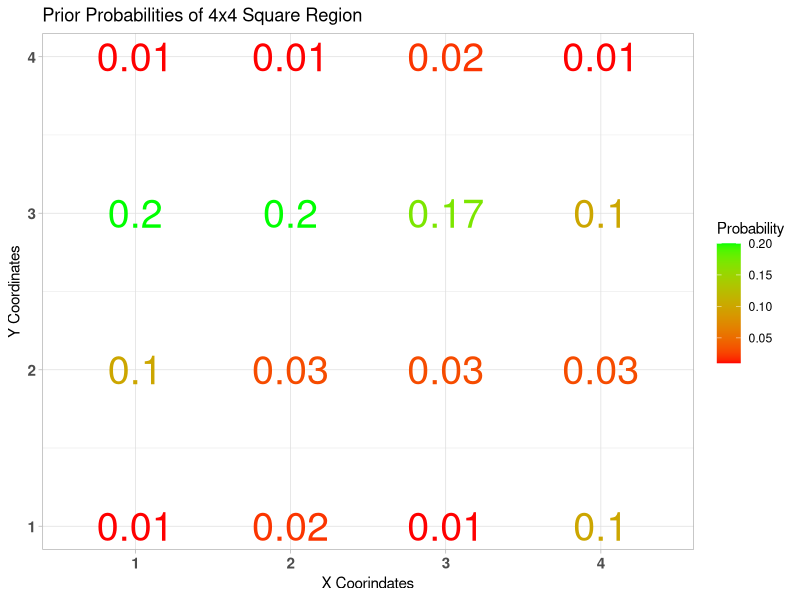
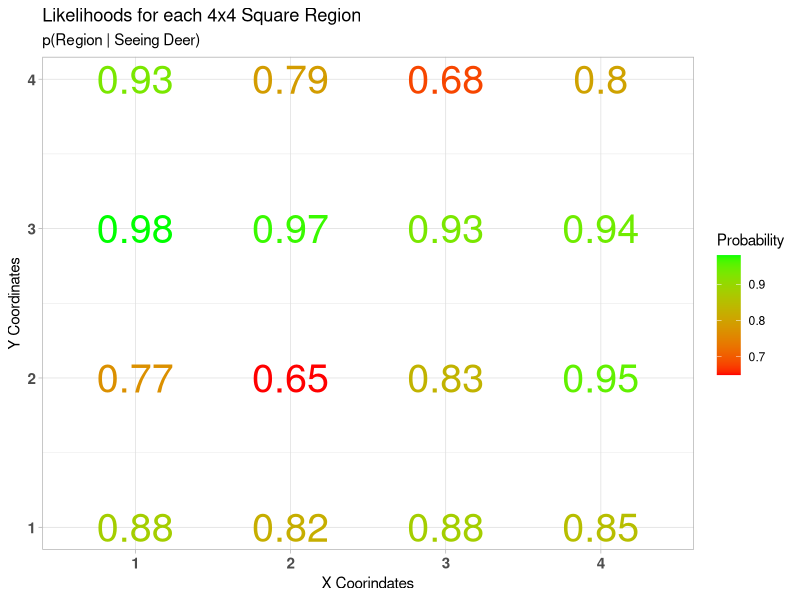
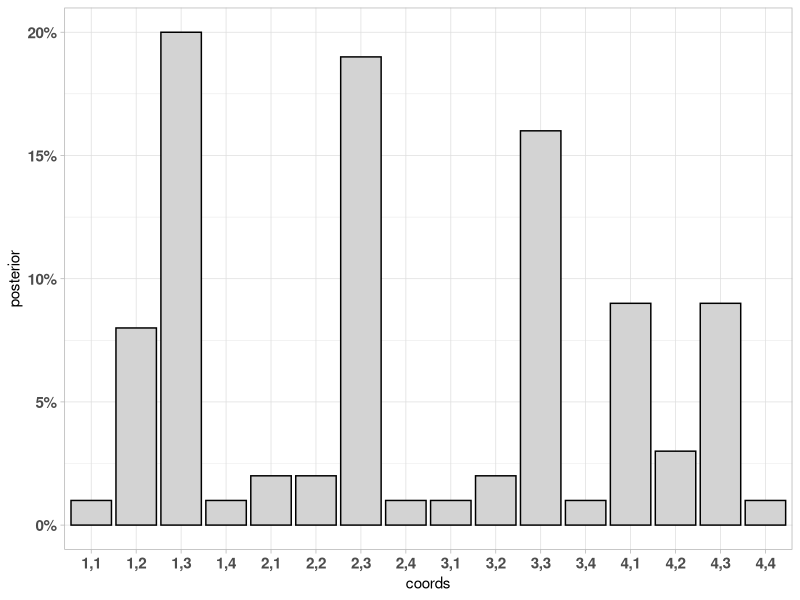
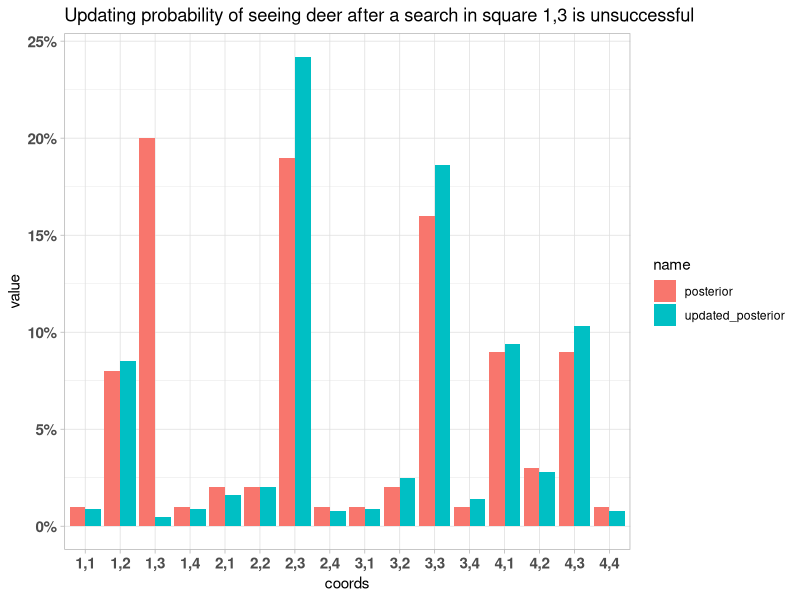
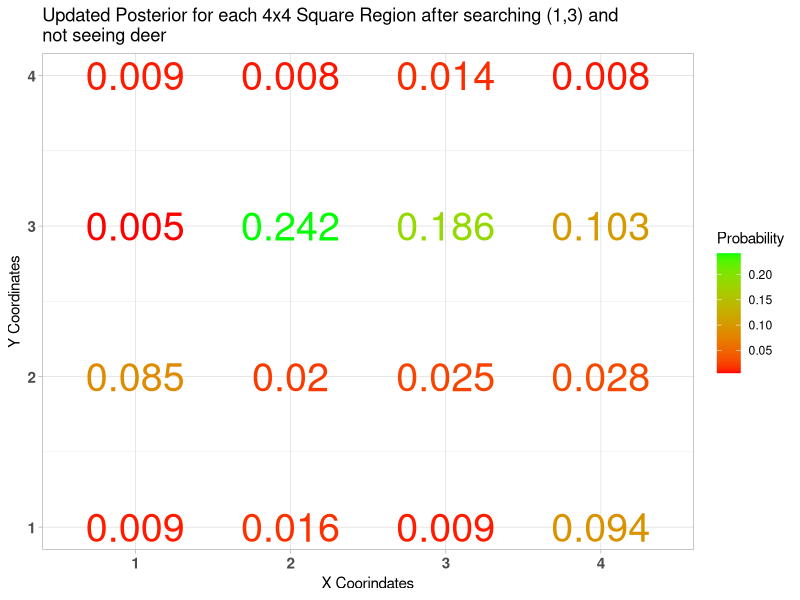

Write R code to recreate these figures, in order.
## ---- chunk 1
library(tidyverse)

theme_set(theme_light())

# priors for each square region looks like this
matrix(data = c(0.01, 0.02, 0.01, 0.1, 0.1, 0.03, 0.03, 0.03, 
                0.2, 0.2, 0.17, 0.1, 0.01, 0.01, 0.02, 0.01), 
       byrow = TRUE, 
       nrow = 4, ncol = 4) %>%
  as.data.frame() %>%
  setNames(c("1", "2", "3", "4")) %>%
  pivot_longer(cols = everything(),
               names_to = 'x_coord') %>%
  mutate(y_coord = rep(1:4, each = 4)) %>%
  relocate(y_coord, .before = x_coord) %>%
  ggplot(aes(x = x_coord, y = y_coord)) +
  geom_text(aes(label = value, color = value),
            size = 10) +
  scale_color_gradient(low = "red", high = "green") +
  labs(x = "X Coorindates",
         y = "Y Coordinates",
         title = "Prior Probabilities of 4x4 Square Region",
         color = "Probability") +
  theme(axis.text = element_text(size = 11, face = "bold"))

## ---- chunk 2
matrix(data = c(0.88, 0.82, 0.88, 0.85, 0.77, 0.65, 0.83, 0.95, 
                0.98, 0.97, 0.93, 0.94, 0.93, 0.79, 0.68, 0.80), 
       byrow = TRUE, 
       nrow = 4, ncol = 4) %>%
  as.data.frame() %>%
  setNames(c("1", "2", "3", "4")) %>%
  pivot_longer(cols = everything(),
               names_to = 'x_coord') %>%
  mutate(y_coord = rep(1:4, each = 4)) %>%
  relocate(y_coord, .before = x_coord) %>%
  ggplot(aes(x = x_coord, y = y_coord)) +
  geom_text(aes(label = value, color = value),
            size = 10) +
  scale_color_gradient(low = "red", high = "green") +
  labs(x = "X Coorindates",
         y = "Y Coordinates",
         title = "Likelihoods for each 4x4 Square Region",
         subtitle = "p(Region | Seeing Deer)",
         color = "Probability") +
  theme(axis.text = element_text(size = 11, face = "bold"))

## ---- chunk 3
dat <- data.frame(
  coords = c("1,1", "2,1", "3,1", "4,1", "1,2", "2,2", "3,2", "4,2", "1,3", "2,3", "3,3", "4,3", "1,4", "2,4", "3,4", "4,4"),
  priors = c(0.01, 0.02, 0.01, 0.1, 0.1, 0.03, 0.03, 0.03, 
                0.2, 0.2, 0.17, 0.1, 0.01, 0.01, 0.02, 0.01),
  likelihoods = c(0.88, 0.82, 0.88, 0.85, 0.77, 0.65, 0.83, 0.95, 
                0.98, 0.97, 0.93, 0.94, 0.93, 0.79, 0.68, 0.80))

dat
## ---- chunk 4
dat <- dat %>%
  mutate(posterior = round(priors * likelihoods, 2))

dat %>%
  ggplot(aes(x = coords, y = posterior)) +
  geom_col(color = "black",
           fill = "light grey") +
  scale_y_continuous(labels = scales::percent_format()) +
  theme(axis.text = element_text(size = 11, face = "bold"))
## ---- chunk 5
coord1_3 <- dat %>%
  filter(coords == "1,3")

coord1_3$priors * (1 - coord1_3$likelihoods) / (1 - coord1_3$priors * coord1_3$likelihoods)
## ---- chunk 6
dat <- dat %>%
  mutate(posterior2 = round(priors * (1 / (1 - priors*likelihoods)), 2),
         posterior2 = ifelse(coords == "1,3", 0.005, posterior2)) %>%
  mutate(updated_posterior = round(posterior2 * likelihoods, 3))

dat %>%
  select(coords, posterior, updated_posterior) %>%
  pivot_longer(cols = -coords) %>%
  ggplot(aes(x = coords, y = value, fill = name)) +
  geom_col(position = "dodge") +
  labs(title = "Updating probability of seeing deer after a search in square 1,3 is unsuccessful") +
  scale_y_continuous(labels = scales::percent_format()) +
  theme(axis.text = element_text(size = 11, face = "bold"))


matrix(dat$updated_posterior, ncol = 4, nrow = 4, byrow = TRUE) %>%
  as.data.frame() %>%
  setNames(c("1", "2", "3", "4")) %>%
  pivot_longer(cols = everything(),
               names_to = 'x_coord') %>%
  mutate(y_coord = rep(1:4, each = 4)) %>%
  relocate(y_coord, .before = x_coord) %>%
  ggplot(aes(x = x_coord, y = y_coord)) +
  geom_text(aes(label = value, color = value),
            size = 10) +
  scale_color_gradient(low = "red", high = "green") +
  labs(x = "X Coorindates",
         y = "Y Coordinates",
         title = "Updated Posterior for each 4x4 Square Region after searching (1,3) and\nnot seeing deer",
         color = "Probability") +
  theme(axis.text = element_text(size = 11, face = "bold"))

